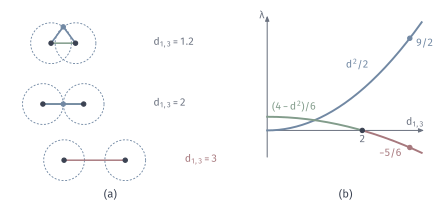

Python code for this plot:
from pathlib import Path
import sys
ROOT = next(p for p in Path(__file__).resolve().parents if (p/"build.sh").is_file() and (p/"tex/book.tex").is_file())
sys.path.insert(0, str(ROOT/"figures/04-spaces-measures-and-geometry/04-manifolds/matplotlib/mfd-common"))
from mfd3d import *
def axes_box(ax, x0, y0, w, h, xlim, ylim):
    """Plain axes at mm position on the canvas (data coordinates in the returned callable)."""
    sx, sy = w/(xlim[1]-xlim[0]), h/(ylim[1]-ylim[0])
    return (lambda x, y: (x0+(np.asarray(x)-xlim[0])*sx, y0+(np.asarray(y)-ylim[0])*sy))
def axis(ax, a, b, **kw):
    arrow(ax, a, b, color=MUTED, lw=.75, scale=5.5, zorder=2)

"""d12=d23=1: eigenvalues b/2 and (4a-b)/6 with a=1, b=d13^2 as d13 varies; three realizations."""
W, H = 112, 52
fig, ax = canvas(W, H)
# (a) three cases of the two-bar length vs d13
def case(cx, cy, d):
    s = 5.2  # mm per unit
    L = cx-d/2*s; R = cx+d/2*s
    t = np.linspace(0, 2*np.pi, 241)
    ax.plot(L+s*np.cos(t), cy+s*np.sin(t), color=BLUE, lw=.65, ls=(0,(2.2,1.8)))
    ax.plot(R+s*np.cos(t), cy+s*np.sin(t), color=BLUE, lw=.65, ls=(0,(2.2,1.8)))
    if d <= 2:
        h = np.sqrt(max(1-(d/2)**2, 0))
        mid = (cx, cy+s*h)
        ax.plot([L, mid[0], R], [cy, mid[1], cy], color=BLUE, lw=1.2, zorder=3)
        dot(ax, mid, BLUE)
    ax.plot([L, R], [cy, cy], color=(GREEN if d <= 2 else RED), lw=1.1, zorder=2)
    dot(ax, (L, cy), INK); dot(ax, (R, cy), INK)
case(16, 41, 1.2); case(16, 25.5, 2.0); case(24, 11.2, 3.0)
label(ax, (39, 41), '$d_{1,3}=1.2$', 7.5, MUTED, ha='left')
label(ax, (39, 25.5), '$d_{1,3}=2$', 7.5, MUTED, ha='left')
label(ax, (47, 11.2), '$d_{1,3}=3$', 7.5, RED, ha='left')
panel_tag(ax, 28, 1.7, '(a)'); panel_tag(ax, 88, 1.7, '(b)')
# (b) eigenvalues
x0, y0, w, h = 68, 12, 40, 36
d = np.linspace(0, 3.25, 400)
xlim, ylim = (0, 3.3), (-1.3, 5.6)
T = axes_box(ax, x0, y0, w, h, xlim, ylim)
axis(ax, T(0, ylim[0]), T(0, ylim[1])); axis(ax, T(0, 0), T(xlim[1], 0))
ax.plot(*T(d, d**2/2), color=BLUE, lw=1.4, zorder=3)
l2 = (4-d**2)/6
ax.plot(*T(d[l2 >= 0], l2[l2 >= 0]), color=GREEN, lw=1.4, zorder=3)
ax.plot(*T(d[l2 < 0], l2[l2 < 0]), color=RED, lw=1.4, zorder=3)
for xv, yv, c in ((2, 0, INK), (3, -5/6, RED), (3, 4.5, BLUE)):
    dot(ax, T(xv, yv), c)
label(ax, T(2.15, 3.2), '$d^2/2$', 7.5, BLUE, ha='right')
label(ax, T(.1, 1.15), '$(4-d^2)/6$', 7.5, GREEN, ha='left')
label(ax, T(3, -5/6)+np.array([-1.8,-1.6]), '$-5/6$', 7.5, RED, ha='right'); label(ax, T(3, 4.5)+np.array([1.6,-1.4]), '$9/2$', 7.5, BLUE, ha='left')
label(ax, T(2, -.42), '2', 7.5, MUTED); label(ax, T(3.3, .35), '$d_{1,3}$', 7.5, MUTED, ha='right')
label(ax, T(-.05, 5.6), r'$\lambda$', 7.5, MUTED, ha='right')
save(fig, Path(__file__).resolve().parent, 'figure', {'formula': 'a=1, b=d13^2: lambda=b/2 and (4a-b)/6'})
